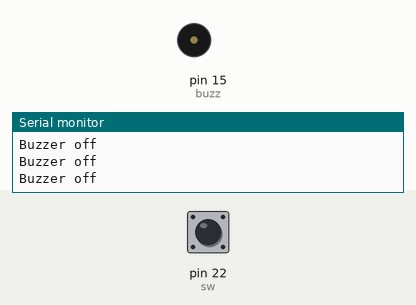
A sketch run on a simulated Arduino Mega 2560, built with avr-gcc and run on an emulated ATmega2560. Shown: buzzer (waves = sounding, pin HIGH), the last lines printed to the serial monitor. Inputs (shaded band) come from the test bench; at power-on: pin 22 (sw) LOW.

Above: at 1.8 s.
1.9 s: pin 22 (sw) pulled HIGH for 0.6 s
At 3.4 s:
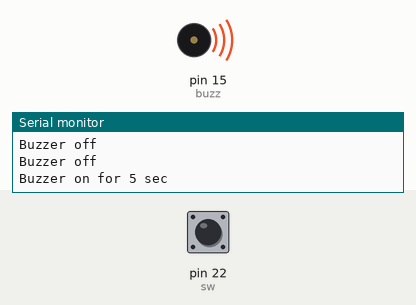
5.5 s: pin 22 (sw) pulled HIGH for 3.2 s
At 13.4 s:
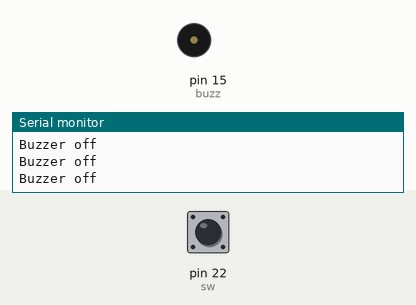
Timing chart, 0 to 14.9 s (numbered marks = the images above; inputs shaded):
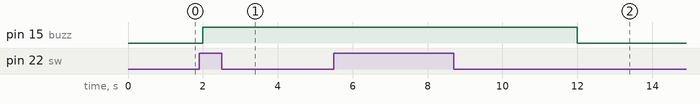

Measured:
- after the input at 1.9 s, pin 15 (buzz): LOW → HIGH after 0.10 s
- after the input at 5.5 s, pin 15 (buzz): HIGH → LOW after 6.5 s instead of 1.5 s

The sketch:

switch.ino
```cpp
const int buzz = 15;
const int sw = 22;
int val;
void setup() {
  pinMode (buzz,OUTPUT);
  pinMode (sw,INPUT);
  Serial.begin(9600);
  // put your setup code here, to run once:

}

void loop() {
val = digitalRead(sw);
if(val ==1)
{
  digitalWrite(buzz,1);
  Serial.println("Buzzer on for 5 sec");
  delay(5000);
}
else
{
  digitalWrite(buzz,0);
  Serial.println("Buzzer off");
  delay(500);
  // put your main code here, to run repeatedly:
}
}
```
